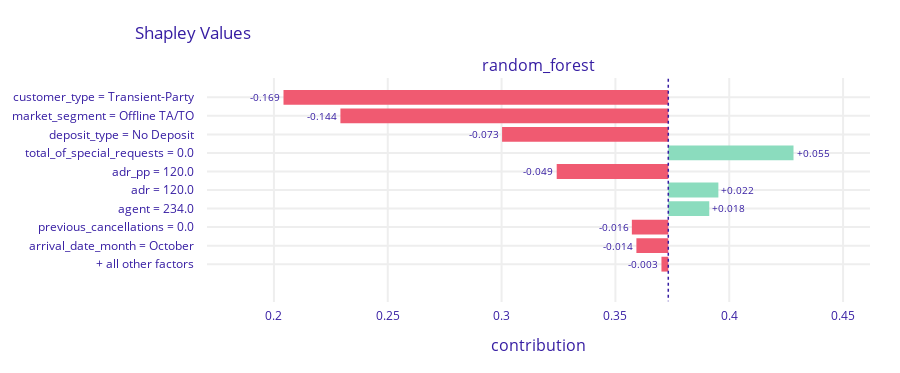

The notebook cell this image was saved under:
### Code cell
shap_FN.plot()

### Figure 1 — Plotly figure (JSON) as saved in the notebook; plotly's stock layout.template omitted (floating-point values rounded to 4 significant figures)
{"data": [{"base": 0.3732, "hoverinfo": "text", "hoverlabel": {"bgcolor": "rgba(0,0,0,0.8)"}, "hovertext": ["Average response: 0.373<br>Prediction: 0.0<br>customer_type = Transient-Party<br>decreases average response <br>by 0.169", "Average response: 0.373<br>Prediction: 0.0<br>market_segment = Offline TA/TO<br>decreases average response <br>by 0.144", "Average response: 0.373<br>Prediction: 0.0<br>deposit_type = No Deposit<br>decreases average response <br>by 0.073", "Average response: 0.373<br>Prediction: 0.0<br>total_of_special_requests = 0.0<br>increases average response <br>by 0.055", "Average response: 0.373<br>Prediction: 0.0<br>adr_pp = 120.0<br>decreases average response <br>by 0.049", "Average response: 0.373<br>Prediction: 0.0<br>adr = 120.0<br>increases average response <br>by 0.022", "Average response: 0.373<br>Prediction: 0.0<br>agent = 234.0<br>increases average response <br>by 0.018", "Average response: 0.373<br>Prediction: 0.0<br>previous_cancellations = 0.0<br>decreases average response <br>by 0.016", "Average response: 0.373<br>Prediction: 0.0<br>arrival_date_month = October<br>decreases average response <br>by 0.014", "Average response: 0.373<br>Prediction: 0.0<br>+ all other factors<br>decreases average response <br>by 0.003"], "marker": {"color": ["#f05a71", "#f05a71", "#f05a71", "#8bdcbe", "#f05a71", "#8bdcbe", "#8bdcbe", "#f05a71", "#f05a71", "#f05a71"]}, "orientation": "h", "showlegend": false, "text": ["-0.169", "-0.144", "-0.073", "+0.055", "-0.049", "+0.022", "+0.018", "-0.016", "-0.014", "-0.003"], "textposition": "outside", "type": "bar", "x": [-0.169, -0.144, -0.073, 0.055, -0.049, 0.022, 0.018, -0.016, -0.014, -0.003], "xaxis": "x", "y": ["customer_type = Transient-Party", "market_segment = Offline TA/TO", "deposit_type = No Deposit", "total_of_special_requests = 0.0", "adr_pp = 120.0", "adr = 120.0", "agent = 234.0", "previous_cancellations = 0.0", "arrival_date_month = October", "+ all other factors"], "yaxis": "y"}], "layout": {"annotations": [{"font": {"size": 16}, "showarrow": false, "text": "random_forest", "x": 0.5, "xanchor": "center", "xref": "paper", "y": 1, "yanchor": "bottom", "yref": "paper"}, {"font": {"size": 16}, "showarrow": false, "text": "contribution", "x": 0.5, "xanchor": "center", "xref": "paper", "y": 0, "yanchor": "top", "yref": "paper", "yshift": -30}], "font": {"color": "#371ea3"}, "height": 373, "margin": {"b": 71, "r": 30, "t": 78}, "shapes": [{"line": {"color": "#371ea3", "dash": "dot", "width": 1.5}, "type": "line", "x0": 0.3732, "x1": 0.3732, "xref": "x", "y0": -1, "y1": 11, "yref": "y"}], "title": {"text": "Shapley Values", "x": 0.15}, "xaxis": {"anchor": "y", "automargin": true, "domain": [0, 1], "fixedrange": true, "gridwidth": 2, "range": [0.1706, 0.4618], "tickcolor": "white", "ticklen": 3, "ticks": "outside", "type": "linear", "zeroline": false}, "yaxis": {"anchor": "x", "automargin": true, "autorange": "reversed", "domain": [0, 1], "fixedrange": true, "gridwidth": 2, "tickcolor": "white", "ticklen": 10, "ticks": "outside", "type": "category"}}}
